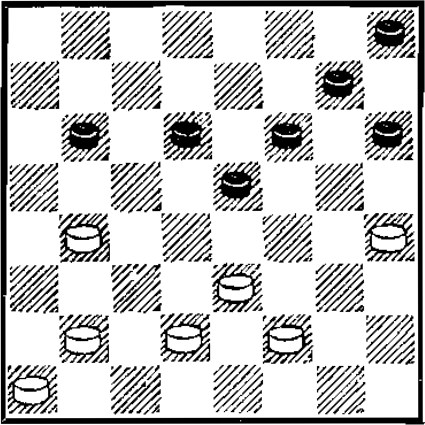
#> input picture tsukernik/debug_crops/page12_num_2.png, 425 x 425 px
$ python -i extract_sominskiy.py   (imports and definitions only)
#> lines starting #> are read from the running program, lines starting #| are printed output that depends on the picture; after the words box and inside, x2 and y2 are one past the last pixel; in counts of white or black regions, pixels touching at a corner belong together
### tsukernik/draughts_solver.py
#!/usr/bin/env python3
"""
Быстрый тактический движок русских шашек 8x8 (FastBoard int[64] + инкрементальный Zobrist +
Aspiration Windows + PVS + LMR + Quiescence + продление форсированных вариантов + автопоиск комбинаций).

Совместим по API с tsukernik_validator.RussianDraughtsEngine.
"""

from __future__ import annotations
import json
import random
import time
from dataclasses import dataclass
from pathlib import Path
from typing import Dict, List, Optional, Set, Tuple

from tsukernik_validator import Move, RussianDraughtsEngine, FILES, is_dark, rc_to_sq, sq_to_rc

INF = 100_000
WIN_SCORE = 50_000

EXACT = 0
LOWER = 1
UPPER = 2

# Коды фигур на 64-клеточной доске (r*8 + c)
EMPTY = 0
W_MAN = 1
W_KING = 2
B_MAN = 3
B_KING = 4

# Таблицы Zobrist (64 клетки x 5 кодов; индекс 0..4)
_rng = random.Random(20261125)
PIECE_TO_IDX = {"w": 0, "W": 1, "b": 2, "B": 3}
ZOBRIST_SQ = [[_rng.getrandbits(64) for _ in range(4)] for _ in range(64)]
# Индексировано напрямую кодом фигуры 1..4 (для FastBoard)
_Z_FAST = [[0] * 5 for _ in range(64)]
for _sq in range(64):
    for _k in range(4):
        _Z_FAST[_sq][_k + 1] = ZOBRIST_SQ[_sq][_k]
ZOBRIST_TURN = _rng.getrandbits(64)

# Веса позиционной оценки (русские шашки 8x8)
CENTER_SQ = {
    sq_to_rc("c3"), sq_to_rc("e3"), sq_to_rc("d4"), sq_to_rc("f4"),
    sq_to_rc("c5"), sq_to_rc("e5"), sq_to_rc("d6"), sq_to_rc("f6"),
}
BACK_GUARD_W = {sq_to_rc("a1"), sq_to_rc("c1"), sq_to_rc("e1"), sq_to_rc("g1")}
BACK_GUARD_B = {sq_to_rc("b8"), sq_to_rc("d8"), sq_to_rc("f8"), sq_to_rc("h8")}
RANK_BONUS = (0, 4, 9, 16, 26, 40, 62, 0)

# Предвычисленная таблица весов (белые +, чёрные -) для FastBoard
_FAST_PSQT = [[0] * 64 for _ in range(5)]
_BACK_W_IDX = tuple(r * 8 + c for (r, c) in BACK_GUARD_W)
_BACK_B_IDX = tuple(r * 8 + c for (r, c) in BACK_GUARD_B)
for _r in range(8):
    for _c in range(8):
        if (_r + _c) & 1:
            continue
        _s = _r * 8 + _c
        _center = 1 if (_r, _c) in CENTER_SQ else 0
        _edge = 1 if (_c == 0 or _c == 7) else 0
        _main_diag = 1 if _r == _c else 0
        _FAST_PSQT[W_MAN][_s] = 100 + RANK_BONUS[_r] + 12 * _center - 5 * _edge
        _FAST_PSQT[W_KING][_s] = 360 + 18 * _center + 14 * _main_diag
        _FAST_PSQT[B_MAN][_s] = -(100 + RANK_BONUS[7 - _r] + 12 * _center - 5 * _edge)
        _FAST_PSQT[B_KING][_s] = -(360 + 18 * _center + 14 * _main_diag)

# Предвычисленные геометрические таблицы для 64 клеток
_DIRS = ((-1, -1), (-1, 1), (1, -1), (1, 1))
_DARK_SQUARES = tuple(r * 8 + c for r in range(8) for c in range(8) if (r + c) % 2 == 0)

# _RAYS[sq][dir_idx] -> кортеж клеток от sq в направлении dir_idx
_RAYS: Tuple[Tuple[Tuple[int, ...], ...], ...] = tuple(
    tuple(
        tuple(
            (r + k * dr) * 8 + (c + k * dc)
            for k in range(1, 8)
            if 0 <= r + k * dr < 8 and 0 <= c + k * dc < 8
        )
        for dr, dc in _DIRS
    )
    for sq in range(64)
    for r, c in ((sq >> 3, sq & 7),)
)

# _JUMP_ADJ[sq] -> кортеж (mid_sq, land_sq) для шашек
_JUMP_ADJ: Tuple[Tuple[Tuple[int, int], ...], ...] = tuple(
    tuple(
        ((r + dr) * 8 + (c + dc), (r + 2 * dr) * 8 + (c + 2 * dc))
        for dr, dc in _DIRS
        if 0 <= r + 2 * dr < 8 and 0 <= c + 2 * dc < 8
    )
    for sq in range(64)
    for r, c in ((sq >> 3, sq & 7),)
)

# Тихие шаги простых шашек: _MAN_STEPS[color_int (0=w, 1=b)][sq] -> кортеж (to_sq, promotes)
_MAN_STEPS = [[() for _ in range(64)], [() for _ in range(64)]]
for _sq in _DARK_SQUARES:
    _r, _c = _sq >> 3, _sq & 7
    _w_list = []
    if _r + 1 < 8:
        for _dc in (-1, 1):
            _nc = _c + _dc
            if 0 <= _nc < 8:
                _w_list.append(((_r + 1) * 8 + _nc, _r + 1 == 7))
    _MAN_STEPS[0][_sq] = tuple(_w_list)
    _b_list = []
    if _r - 1 >= 0:
        for _dc in (-1, 1):
            _nc = _c + _dc
            if 0 <= _nc < 8:
                _b_list.append(((_r - 1) * 8 + _nc, _r - 1 == 0))
    _MAN_STEPS[1][_sq] = tuple(_b_list)
#> further down, picture is the input picture: shape (425, 425); min 0, max 255, mean 199.9


# [44 lines left out: functions compute_zobrist, evaluate_position, not called in this run]


class _FastBoard:
    """Быстрая плоская 64-клеточная доска с инкрементальным Zobrist и eval для поиска."""

    __slots__ = ("cells", "turn", "z_hash", "psqt", "counts")

    # [226 lines left out: functions __init__, evaluate, _find_captures, legal_moves, push, pop and 1 more, not called in this run]


@dataclass
class SearchStats:
    nodes: int = 0
    tt_hits: int = 0
    depth_reached: int = 0
    elapsed_ms: float = 0.0


class TacticalDraughtsSolver:
    # [381 lines left out: functions __init__, clear, _order_moves, _quiescence, _alphabeta, _extract_pv and 3 more, not called in this run]


# [2 lines that do not run on import are left out]

### tsukernik/tsukernik_validator.py
#!/usr/bin/env python3
"""
Пайплайн массовой оцифровки и строгой валидации книги
Э. Г. Цукерника «Антология шашечных комбинаций» (русские шашки 8x8).

Запуск:
  python tsukernik_validator.py pdf drafts_combinations.pdf --pages 12-29 --out ch_a1_a7.json
  python tsukernik_validator.py validate ch_a1_a7.json
"""

from __future__ import annotations
import argparse
import json
import re
from collections import Counter
from dataclasses import dataclass, field
from pathlib import Path
from typing import Dict, List, Optional, Sequence, Set, Tuple

import cv2
import fitz  # PyMuPDF
import numpy as np

FILES = "abcdefgh"
DIRS = ((-1, -1), (-1, 1), (1, -1), (1, 1))


# ============================================================================
# 1. СТРОГИЙ ДВИЖОК РУССКИХ ШАШЕК 8x8
# ============================================================================

def sq_to_rc(sq: str) -> Tuple[int, int]:
    return int(sq[1]) - 1, FILES.index(sq[0])


def rc_to_sq(r: int, c: int) -> str:
    return f"{FILES[c]}{r + 1}"


def in_bounds(r: int, c: int) -> bool:
    return 0 <= r < 8 and 0 <= c < 8


def is_dark(r: int, c: int) -> bool:
    return (r + c) % 2 == 0


@dataclass(frozen=True)
class Move:
    path: Tuple[Tuple[int, int], ...]
    captured: Tuple[Tuple[int, int], ...] = ()
    promotes: bool = False

    @property
    def is_capture(self) -> bool:
        return len(self.captured) > 0

    @property
    def start_sq(self) -> str:
        return rc_to_sq(*self.path[0])

    @property
    def end_sq(self) -> str:
        return rc_to_sq(*self.path[-1])

    # [4 lines left out: function to_full_notation, not called in this run]


class RussianDraughtsEngine:
    # [23 lines left out: functions __init__, clone, not called in this run]

    @staticmethod
    def _is_own(piece: str, color: str) -> bool:
        return piece.lower() == color

    @staticmethod
    def _is_enemy(piece: str, color: str) -> bool:
        return piece.lower() != color

    @staticmethod
    def _promo_rank(color: str) -> int:
        return 7 if color == "w" else 0

    # [130 lines left out: functions legal_moves, _find_captures, apply, not called in this run]


# ============================================================================
# 2. УМНЫЙ ПАРСЕР НОТАЦИИ И АВТОРЕМОНТ OCR-ОПЕЧАТОК
# ============================================================================

FILE_CONFUSIONS: Dict[str, str] = {
    "a": "d4o",
    "b": "6dh8",
    "c": "eo",
    "d": "ab6",
    "e": "co",
    "f": "1lti",
    "g": "9q",
    "h": "bn1",
}
RANK_CONFUSIONS: Dict[str, str] = {
    "1": "liI7f",
    "2": "z",
    "3": "8з",
    "4": "1a",
    "5": "6sSб",
    "6": "58bб",
    "7": "1",
    "8": "36bS",
}


# [170 lines left out: functions normalize_moves_text, _char_cost, _parse_move_token, match_move_with_repair, not called in this run]


# ============================================================================
# 3. ПОСТРОЧНЫЙ МОНОТОННЫЙ ПАРСЕР ОТВЕТОВ
# ============================================================================

@dataclass
class SolutionCandidate:
    main_tokens: List[str]
    branches: List[Tuple[int, List[str]]]


@dataclass
class ParsedSolution:
    number: int
    author: str
    candidates: List[SolutionCandidate]
    raw_text: str


MOVE_TOKEN_RE = re.compile(
    r"(?<![A-Za-zА-Яа-я0-9])"
    r"(?:[a-h][1-8](?::[a-h][1-8]){2,}|[a-h][1-8]-[a-h][1-8]|"
    r"[a-h16][1-8lIS]?:[a-h16][1-8lIS]|[a-h16]{2}[1-8lIS])[!?\u00d7xX=]*"
    r"(?![A-Za-zА-Яа-я0-9])"
)

COMMENT_CUT_RE = re.compile(
    r"\b(?:Плохо|Нельзя|Белые\s+также|Возможно\s+также|Неудачн|Ошибк|Если\s+вместо|"
    r"B03MO|OlllH6K|HeY\)1\.a)\b",
    re.IGNORECASE,
)

TACTICAL_LINE_RE = re.compile(
    r"(?:Тактические\s+элементы|ФИНАЛЬНЫЙ\s+УДАР|Перевод\s+(?:черной|белой)|Удаление\s+черной|"
    r"nepeBo|Y,?[lI]\.?aJIeHHe|TaKTH4eCK)",
    re.IGNORECASE,
)


# [175 lines left out: functions _decode_ocr_int, _parse_single_candidate, parse_solution_body, extract_solutions_from_lines, not called in this run]


# ============================================================================
# 4. РАСПОЗНАВАНИЕ ДИАГРАММ + КЛАСТЕРНАЯ СОРТИРОВКА РЯДОВ
# ============================================================================

@dataclass
class DetectedBoard:
    page: int
    bbox: Tuple[int, int, int, int]
    raw_number: Optional[int]
    raw_confident: bool
    number: Optional[int]
    difficulty: int
    goal: str
    has_quiet_tag: bool
    white: List[str]
    black: List[str]
    white_kings: List[str] = field(default_factory=list)
    black_kings: List[str] = field(default_factory=list)
    crop_img: Optional[np.ndarray] = None


# [85 lines left out: functions load_templates, trim_outer_border, cell_metrics, classify_cell, not called in this run]


def sort_boxes_by_rows(raw_boxes: List[Tuple[int, int, int, int]]) -> List[Tuple[int, int, int, int]]:
    """
    Сортирует доски строго по рядам сверху вниз, а внутри ряда слева направо.
    Устойчива к наклону скана (без артефактов целочисленного деления).
    """
    if not raw_boxes:
        return []
    med_h = float(np.median([b[3] for b in raw_boxes]))
    by_y = sorted(raw_boxes, key=lambda b: b[1])
    rows: List[List[Tuple[int, int, int, int]]] = []
    for box in by_y:
        if not rows:
            rows.append([box])
        else:
            row_y = float(np.mean([b[1] for b in rows[-1]]))
            if abs(box[1] - row_y) <= med_h * 0.45:
                rows[-1].append(box)
            else:
                rows.append([box])

    ordered: List[Tuple[int, int, int, int]] = []
    for row in rows:
        row.sort(key=lambda b: b[0])
        ordered.extend(row)
    return ordered


DIAG_CODE_WORD_RE = re.compile(r"^[\d.*=()'\-\"`$TXТХIx]+$", re.IGNORECASE)


# [164 lines left out: functions detect_boards_and_text_lines, assign_consensus_board_numbers, not called in this run]


# ============================================================================
# 5. ВАЛИДАЦИЯ С ВОССТАНОВЛЕНИЕМ ПРОПУЩЕННЫХ ВЫНУЖДЕННЫХ БОЁВ
# ============================================================================

@dataclass
class ValidationResult:
    ok: bool
    puzzle: Optional[dict] = None
    repairs: List[str] = field(default_factory=list)
    error: Optional[str] = None


# [308 lines left out: functions _try_bridge_forced_captures, _validate_single_candidate, validate_puzzle_candidates, run_pdf_pipeline, run_json_validation, main, not called in this run]


# [2 lines that do not run on import are left out]

### tsukernik/extract_sominskiy.py
#!/usr/bin/env python3
"""
Экстрактор, OCR-парсер и многопоточный решатель для книги
В. Г. Соминского «Комбинационные идеи в русских шашках».
"""

from __future__ import annotations
import json
import os
import re
import sys
import time
from concurrent.futures import ProcessPoolExecutor
from pathlib import Path
from typing import Dict, List, Optional, Tuple

import cv2
import fitz
import numpy as np

ROOT = Path(__file__).resolve().parent
SCR = Path(r"C:\Users\Huawe\.gemini\antigravity\brain\387aa0c9-0d9d-4b13-8813-a396dd87a621\scratch")
sys.path.insert(0, str(ROOT))

from audit_master import audit_puzzle
from draughts_solver import TacticalDraughtsSolver
from enrich_and_build import clean_raw_solution_text, fix_rank8_or_rank1_kings, is_complete_clean_combination, solve_tokens_with_lookahead
from extract_yacheykin import _build_line_against_best_defense
from tsukernik_validator import FILES, RussianDraughtsEngine, is_dark, parse_solution_body, rc_to_sq, sort_boxes_by_rows

SECTION_NAME = "В. Соминский — Комбинационные идеи"
SOURCE_NAME = "В. Г. Соминский «Комбинационные идеи в русских шашках»"


def detect_tight_boards(gray: np.ndarray) -> List[Tuple[int, int, int, int]]:
    bw = (gray < 175).astype(np.uint8) * 255
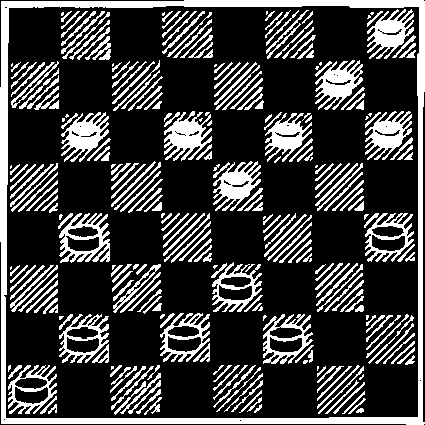
#> bw: shape (425, 425); 25.3% white; 298 white regions (41 under 20 px)
    cnts, _ = cv2.findContours(bw, cv2.RETR_EXTERNAL, cv2.CHAIN_APPROX_SIMPLE)
#> cnts = 1 contour; box (x1, y1, x2, y2) and area: (0, 0, 425, 425) 178274
    hp, wp = gray.shape
#> hp = 425; wp = 425
    raw = []
    for c in cnts:
        x, y, w, h = cv2.boundingRect(c)
        if 0.88 <= (w / float(h or 1)) <= 1.12 and (wp * 0.16) <= w <= (wp * 0.42):
            raw.append((x, y, w, h))
#> this loop made 1 pass
#> after the loop, raw = []
    if len(raw) < 2:
        k2 = cv2.getStructuringElement(cv2.MORPH_RECT, (2, 2))
        closed = cv2.morphologyEx(bw, cv2.MORPH_CLOSE, k2)
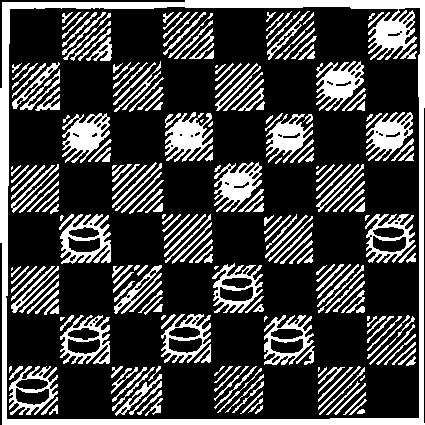
#> closed: shape (425, 425); 25.8% white; 253 white regions (19 under 20 px), largest, box (x1, y1, x2, y2) and area: (0, 0, 425, 425) 12013, (165, 112, 213, 162) 1287, (316, 61, 364, 111) 1263
        for c in cv2.findContours(closed, cv2.RETR_EXTERNAL, cv2.CHAIN_APPROX_SIMPLE)[0]:
            x, y, w, h = cv2.boundingRect(c)
            if 0.88 <= (w / float(h or 1)) <= 1.12 and (wp * 0.16) <= w <= (wp * 0.42):
                if not any(abs(x - rx) < 25 and abs(y - ry) < 25 for rx, ry, _, _ in raw):
                    raw.append((x, y, w, h))
    return sort_boxes_by_rows(raw)


# [20 lines left out: function refine_inner_8x8_v2, not called in this run]


OCR_DIGIT_TRANS = str.maketrans({
    "З": "3", "з": "3", "б": "6", "О": "0", "о": "0", "І": "1", "і": "1", "l": "1", "I": "1"
})
OCR_MOVE_TRANS = str.maketrans({
    "а": "a", "А": "a",
    "Ь": "b", "ь": "b", "Б": "b",
    "с": "c", "С": "c",
    "е": "e", "Е": "e",
    "д": "g", "Д": "g",
    "З": "3", "з": "3",
    "б": "6",
    "І": "1", "і": "1",
    "О": "0",
})


def decode_ocr_num(tok: str) -> Optional[int]:
    t = tok.strip().translate(OCR_DIGIT_TRANS)
    return int(t) if t.isdigit() else None


# [333 lines left out: functions normalize_winocr_draughts, extract_sominsky_solutions, extract_boards_from_sominsky, _solve_one_sominskiy, main, not called in this run]


# [2 lines not run here, left out]

>>> import cv2
>>> picture = cv2.imread('debug_crops/page12_num_2.png', cv2.IMREAD_GRAYSCALE)
>>> result = detect_tight_boards(picture)
#> result = []
